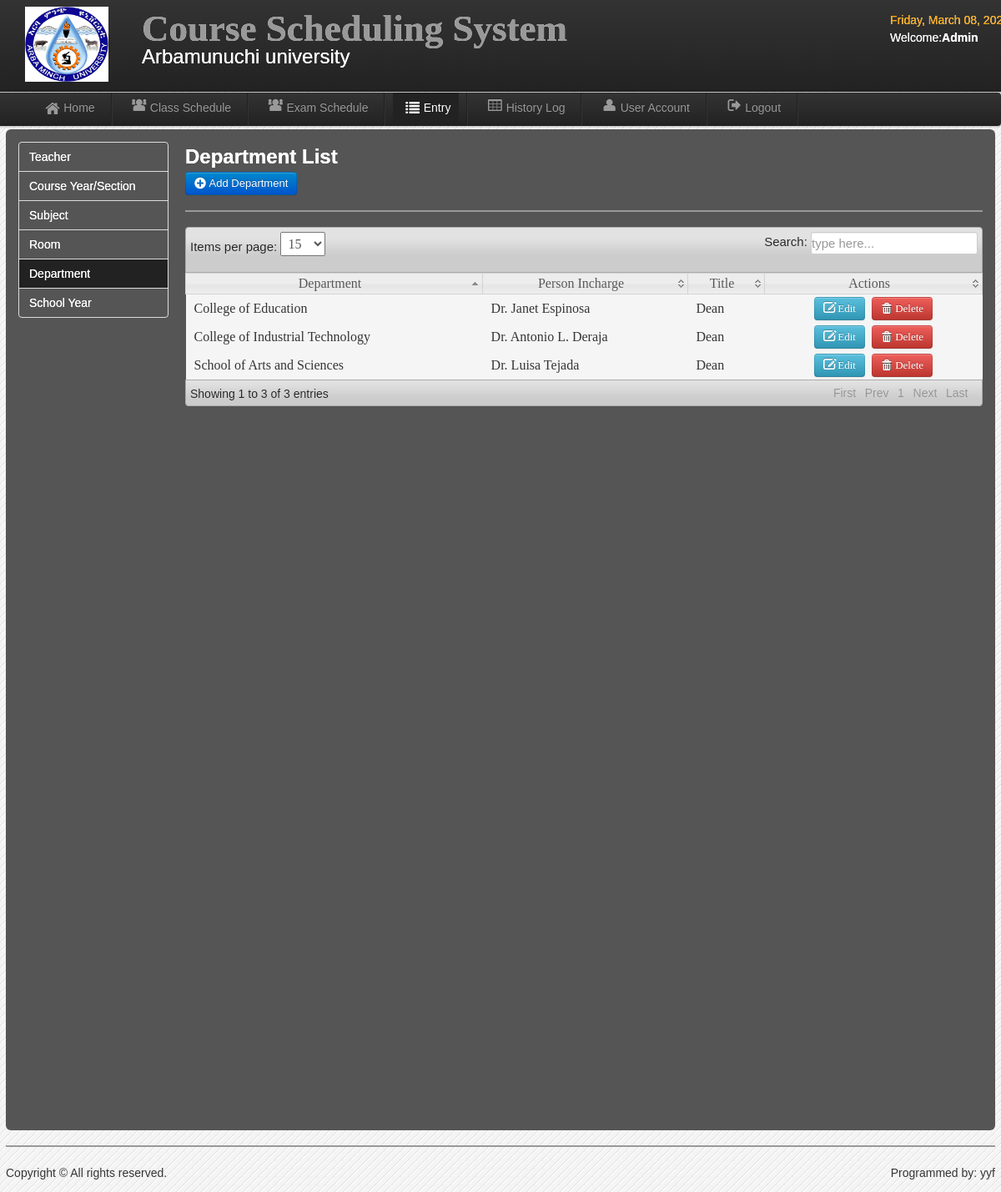
Page /admin/department.php (signed in) on the committed database.
### tables this page shows
CREATE TABLE `users` (
  `User_id` int(11) NOT NULL,
  `UserName` varchar(20) NOT NULL,
  `Password` varchar(20) NOT NULL,
  `User_Type` varchar(20) NOT NULL,
  `FirstName` varchar(30) NOT NULL,
  `LastName` varchar(30) NOT NULL,
  `College` varchar(20) NOT NULL
);

CREATE TABLE `departmet` (
  `department_id` int(11) NOT NULL,
  `person_incharge` varchar(50) NOT NULL,
  `title` varchar(50) NOT NULL,
  `department` varchar(100) NOT NULL
);

### admin/session.php (called while the page is built, shortened)
<?php
        $id_session=$_SESSION['id'];
?>

### admin/department.php (the view, shortened to what this page needs)
<?php include('session.php'); include('header.php'); include('dbcon.php'); ?>
<body>
<?php include('nav-top1.php'); ?>
    <div class="navbar navbar-fixed-top1">
    <div class="navbar-inner">
    <div class="container">
	<div class="marg">
    <ul class="nav">
  <li>
    <a href="home.php"><i class="icon-home icon-large"></i>Home</a>
  </li>
   <li class="divider-vertical"></li>
  <li><a href="schedule.php"><i class="icon-group icon-large"></i>Class Schedule</a></li>
   <li class="divider-vertical"></li>
    <li><a href="exam_schedule.php"><i class="icon-group icon-large"></i>Exam Schedule</a></li>
   <li class="divider-vertical"></li>
  <li class="active"><a href="record.php"><i class="icon-list icon-large"></i>Entry</a></li>
   <li class="divider-vertical"></li>
  <li><a href="history_log.php"><i class="icon-table icon-large"></i>History Log</a></li>
     <li class="divider-vertical"></li>
  <li><a href="user_account.php"><i class="icon-user icon-large"></i>User Account</a></li>
  <li class="divider-vertical"></li>
  <li><a id="logout" data-toggle="modal" href="#myModal"><i class="icon-signout icon-large"></i>Logout</a></li>
   <li class="divider-vertical"></li>
</ul>
    </div>
    </div>
    </div>
    </div>
<div class="wrapper">
<div id="element" class="hero-body">
<div class="left-nav">
<ul class="nav nav-tabs nav-stacked">
  <li><a href="record.php"><font color="white">Teacher</font></a></li>
  <li><a href="course.php"><font color="white">Course Year/Section</font></a></li>
  <li><a href="subject.php"><font color="white">Subject</font></a></li>
  <li><a href="room.php"><font color="white">Room</font></a></li>
  <li class="active"><a href="department.php"><font color="white">Department</font></a></li>
  <li><a href="shool_year.php"><font color="white">School Year</font></a></li>
</ul>
</div>
<div class="right-nav-content">
<h2><font color="white">Department List</font></h2>
	<a class="btn btn-primary"  href="add_department.php">  <i class="icon-plus-sign icon-large"></i>&nbsp;Add Department</a>
	<hr>
	<table class="users-table">
<div class="demo_jui">
		<table cellpadding="0" cellspacing="0" border="0" class="display" id="log" class="jtable">
			<thead>
				<tr>
				<th>Department</th>
				<th>Person Incharge</th>
				<th>Title</th>
				<th>Actions</th>
				</tr>
			</thead>
			<tbody>
<?php
$result=mysqli_query($conn,"select * from departmet")or die(mysqli_error());
while($row=mysqli_fetch_array($result)){ $id=$row['department_id'];
?>
<tr class="del<?php echo $id ?>">
	<td><?php echo $row['department'] ?></td>
	<td><?php echo $row['person_incharge'] ?></td>
	<td><?php echo $row['title'] ?></td>
	<td align="center" width="240">
	<a class="btn btn-info" href="edit_department.php<?php echo '?id='.$id; ?>"><i class="icon-edit icon-large"></i>&nbsp;Edit</a>&nbsp;
	<a class="btn btn-danger1"  id="<?php echo $id; ?>">  <i class="icon-trash icon-large"></i>&nbsp;Delete</a>
</td>
<?php }  ?>
	</tr>
			</tbody>
		</table>
</div>
	</div>
<?php include('footer.php');?>
</div>
</body>

### admin/nav-top1.php
	<div class="navbar navbar-fixed-top">
	<div class="navbar-inner">
	<div class="container">
		<a class="branded">
		<img src="amu.jpg" width="100" height="90">
 	</a>
	<a class="brand">
	 <h1>Course Scheduling System</h1>
	 <div class="chmsc_nav"><font size="5" style="Bookman Old Style" color="white">Arbamunuchi university</font></div>
 	</a>
<div class="time_top">
<font color="orange">
  <?php
 $Today=date('y:m:d');
$new=date('l, F d, Y',strtotime($Today));
echo $new; ?>
</font>
<?php
$logout_query=mysqli_query($conn,"select * from users where User_id=$id_session");
$row=mysqli_fetch_array($logout_query);
$type=$row['User_Type'];
?>
<p><font color="white">Welcome:<b><?php echo $type;?></b>
<?php echo $row['College'] ?></p></font>
</div>
	</div>
	</div>
	</div>

### admin/css/style.css (style rules this page uses)
* { margin:0; padding:0; }
body { font-family:"Trebuchet MS", "Myriad Pro", Arial, sans-serif; font-size:14px; background:#f4f4f4 url(../img/bg.gif) repeat top left; color:#333; text-shadow:0px 0px 0px #fff;; }
h1 { font-size:45px; }
a { color:#777; }
p { padding:5px 0px; }
.wrapper { width:1186px; margin:10px auto; min-height:550px; }

### admin/css/datatable/demo_table_jui.css (style rules this page uses)
table.display thead th { cursor: pointer; padding: 3px 0 3px 10px; }
table.display { border-collapse: collapse; clear: both; margin: 0 auto; width: 100%; }
table.display td { padding: 3px 10px; }
tr.odd { background-color: #F5F5F5; }
tr.even { background-color: #F5F5F5; }
tr.odd td.sorting_1 { background-color: F5F5F5; }
tr.even td.sorting_1 { background-color: F5F5F5; }

### rows in the picture
users: User_Type "Admin"
departmet: department "College of Education", person_incharge "Dr. Janet Espinosa", title "Dean"
departmet: department "College of Industrial Technology", person_incharge "Dr. Antonio L. Deraja", title "Dean"
departmet: department "School of Arts and Sciences", person_incharge "Dr. Luisa Tejada", title "Dean"
